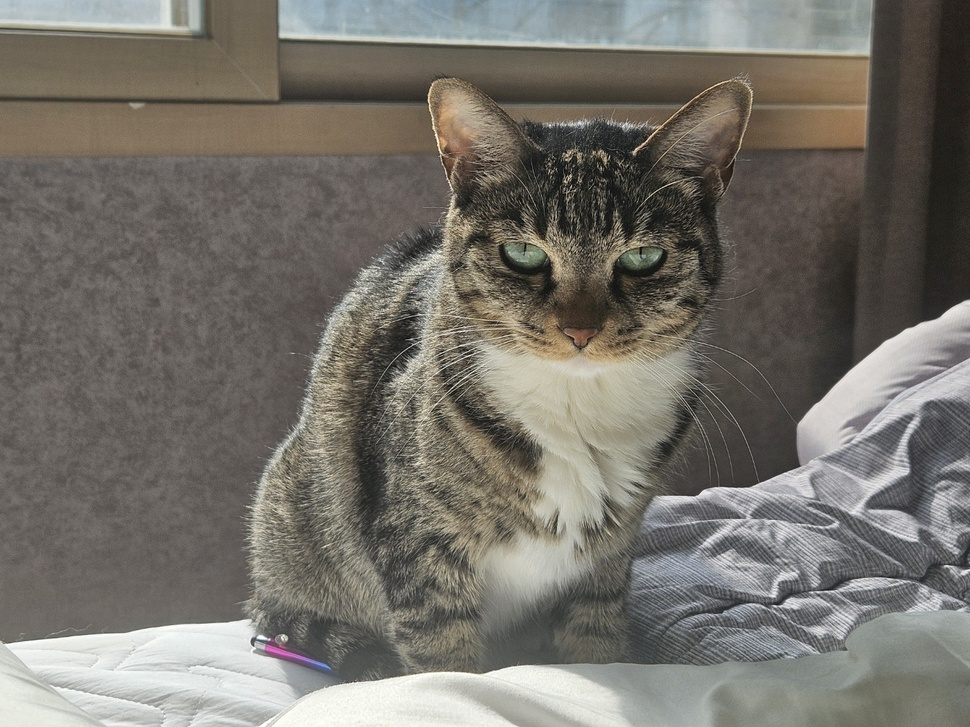
#> input picture ch03/img/cat.jpeg, 970 x 727 px, shrunk from 1400 x 1050 before the run, found by its file name
$ python pro3-3.py
#> lines starting #> are read from the running program, lines starting #| are printed output that depends on the picture; after the words box and inside, x2 and y2 are one past the last pixel; in counts of white or black regions, pixels touching at a corner belong together
# 오츄 알고리즘으로 이진화하기
import cv2 as cv
import sys

img = cv.imread('ch03/img/cat.jpeg')
#> img is the input picture: shape (727, 970, 3); mean B, G, R 107.2, 114.3, 117.9

t, bin_img = cv.threshold(img[:,:,2], 0, 255, cv.THRESH_BINARY+cv.THRESH_OTSU)
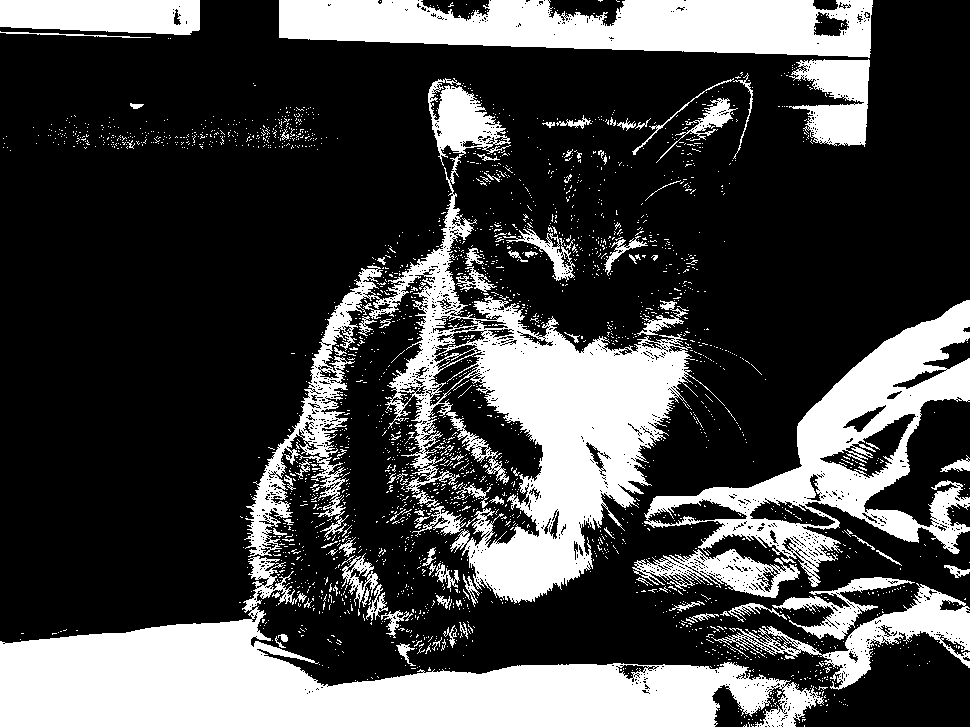
#> bin_img: shape (727, 970); 28.2% white; 2534 white regions (2426 under 20 px), largest, box (x1, y1, x2, y2) and area: (0, 556, 824, 727) 55414, (244, 78, 725, 604) 53321, (279, 0, 873, 58) 25469
#> t = 136
print('오츄 알고리즘이 찾은 최적 임계값 = ', t)
#| 오츄 알고리즘이 찾은 최적 임계값 =  136.0

cv.imshow('R', img[:,:,2])
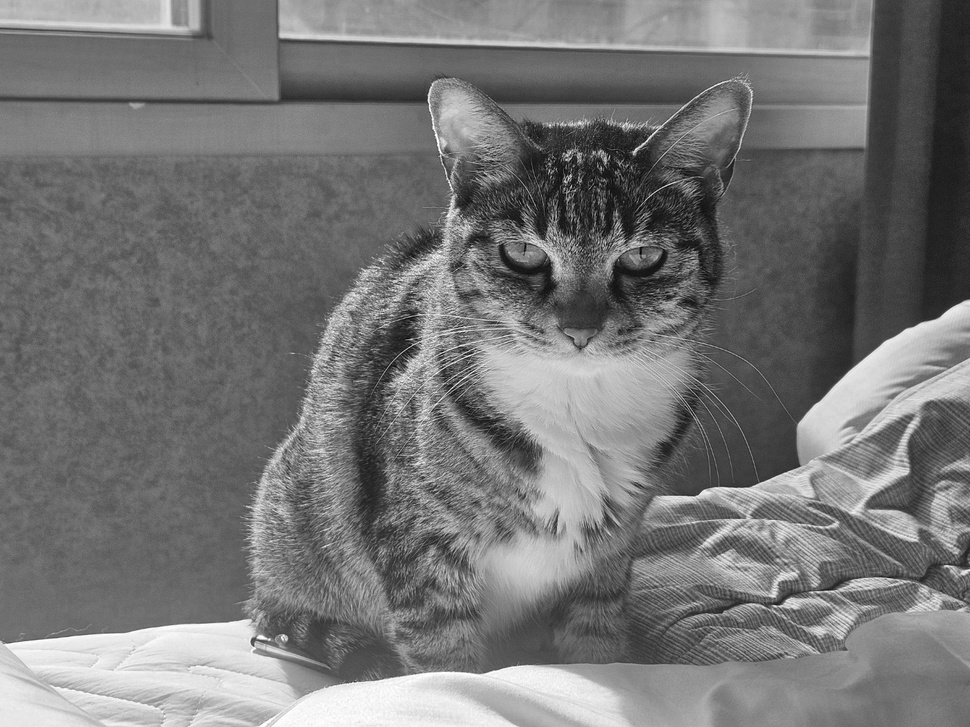
#> window 'R': shape (727, 970); min 3, max 255, mean 117.9
cv.imshow('R', bin_img)

cv.waitKey()
cv.destroyAllWindows()

$ run again, with ch03/img/mistyroad.jpg copied over ch03/img/cat.jpeg
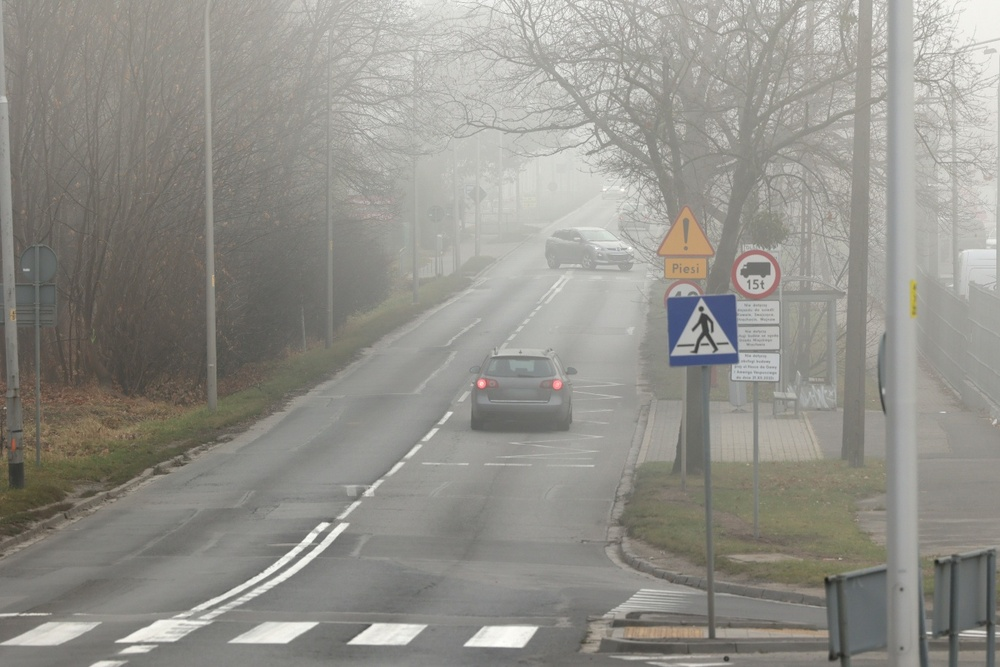
#> input picture ch03/img/mistyroad.jpg, 1000 x 667 px, shrunk from 1368 x 912 before the run, found by its file name
#> img is the input picture: shape (667, 1000, 3); mean B, G, R 138.7, 145, 146.5
#> `t, bin_img = cv.threshold(img[:,:,2], 0, 255, cv.THRESH_BINARY+cv.THRE..`:
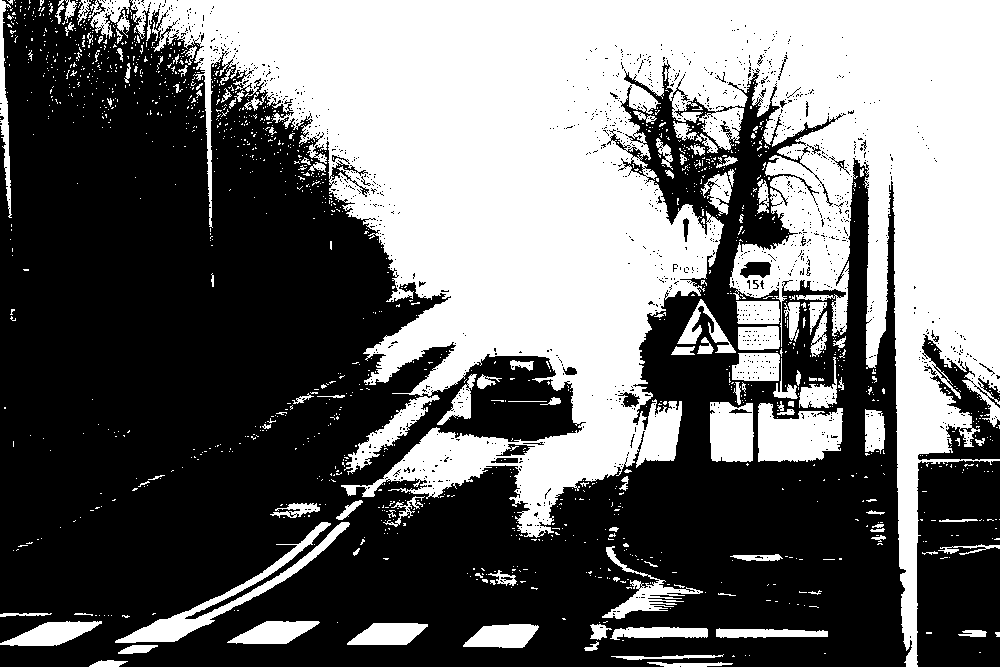
#> bin_img: shape (667, 1000); 42.5% white; 1448 white regions (1327 under 20 px), largest, box (x1, y1, x2, y2) and area: (130, 0, 1000, 667) 240643, (115, 522, 350, 643) 3881, (758, 403, 843, 462) 3794
#> t = 150
#| 오츄 알고리즘이 찾은 최적 임계값 =  150.0
#> `cv.imshow('R', img[:,:,2])`:
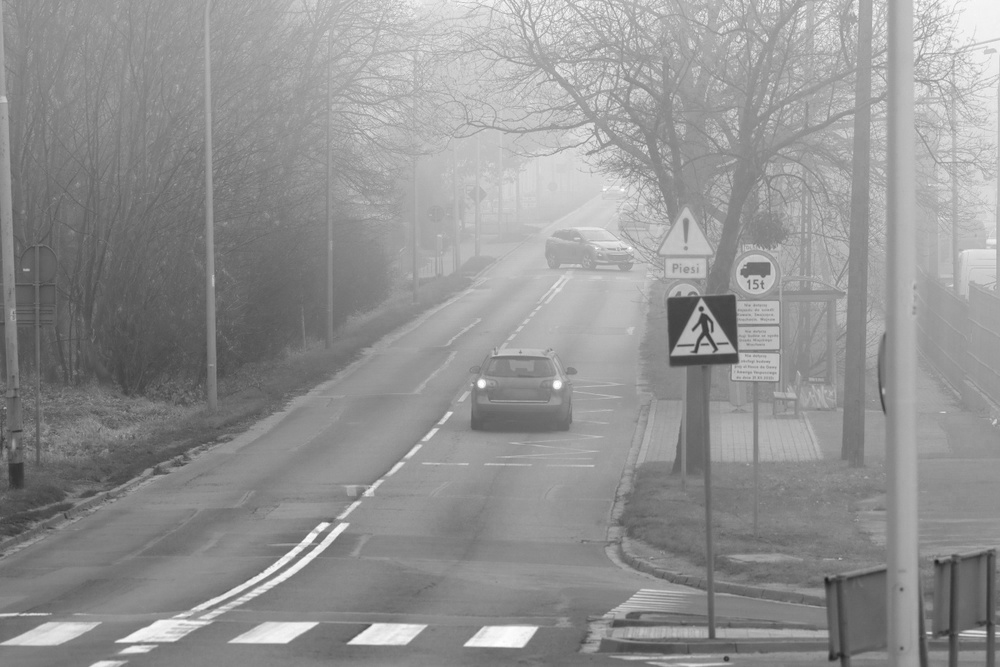
#> window 'R': shape (667, 1000); min 29, max 255, mean 146.5

$ run again, with ch03/img/rose.png saved as ch03/img/cat.jpeg
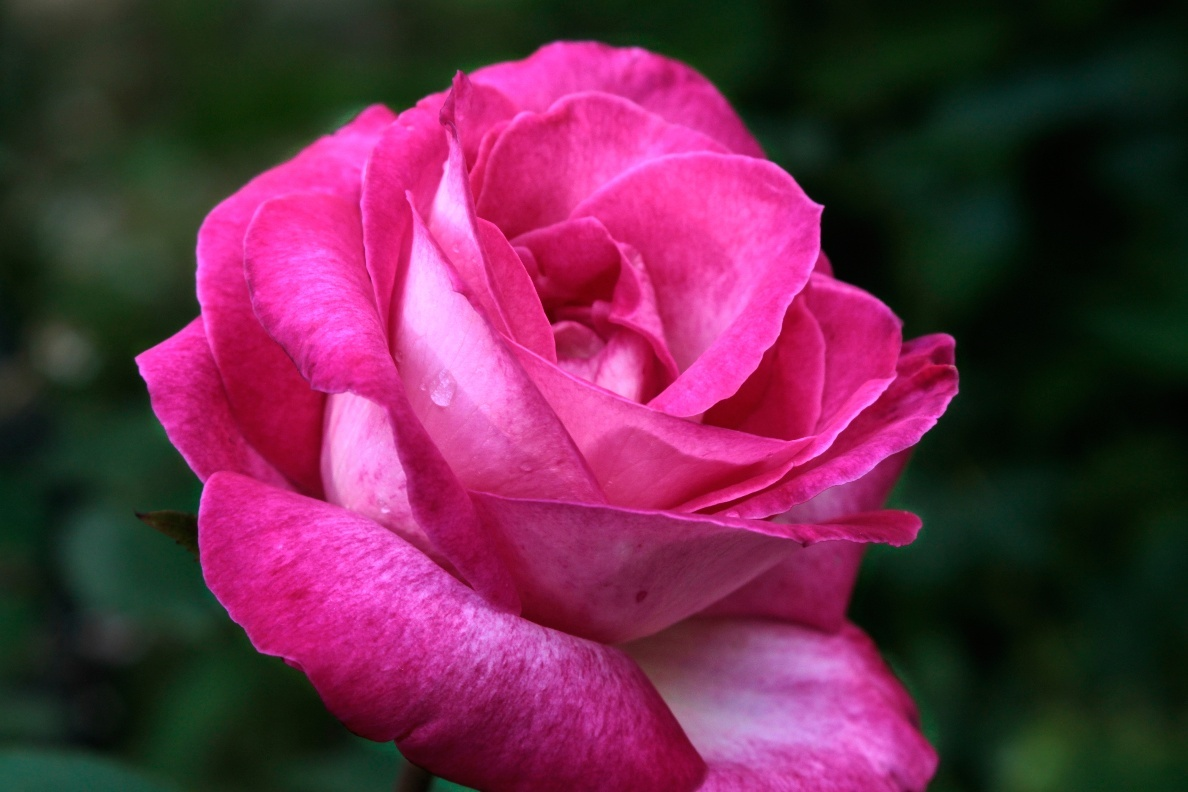
#> input picture ch03/img/rose.png, 1188 x 792 px, found by its file name
#> img is the input picture: shape (792, 1188, 3); mean B, G, R 74.2, 43.7, 103.7
#> `t, bin_img = cv.threshold(img[:,:,2], 0, 255, cv.THRESH_BINARY+cv.THRE..`:
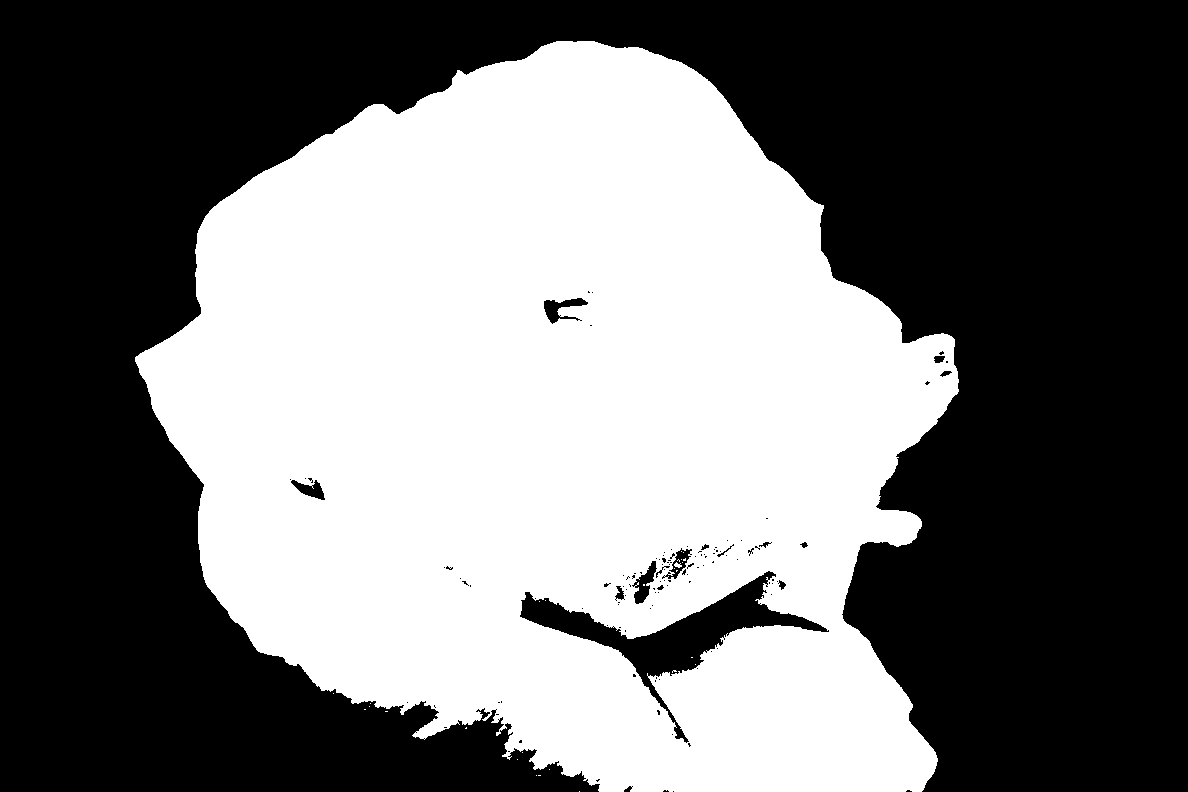
#> bin_img: shape (792, 1188); 45.2% white; 28 white regions (26 under 20 px), largest, box (x1, y1, x2, y2) and area: (135, 41, 959, 792) 425464, (674, 562, 682, 568) 28
#> t = 112
#| 오츄 알고리즘이 찾은 최적 임계값 =  112.0
#> `cv.imshow('R', img[:,:,2])`:
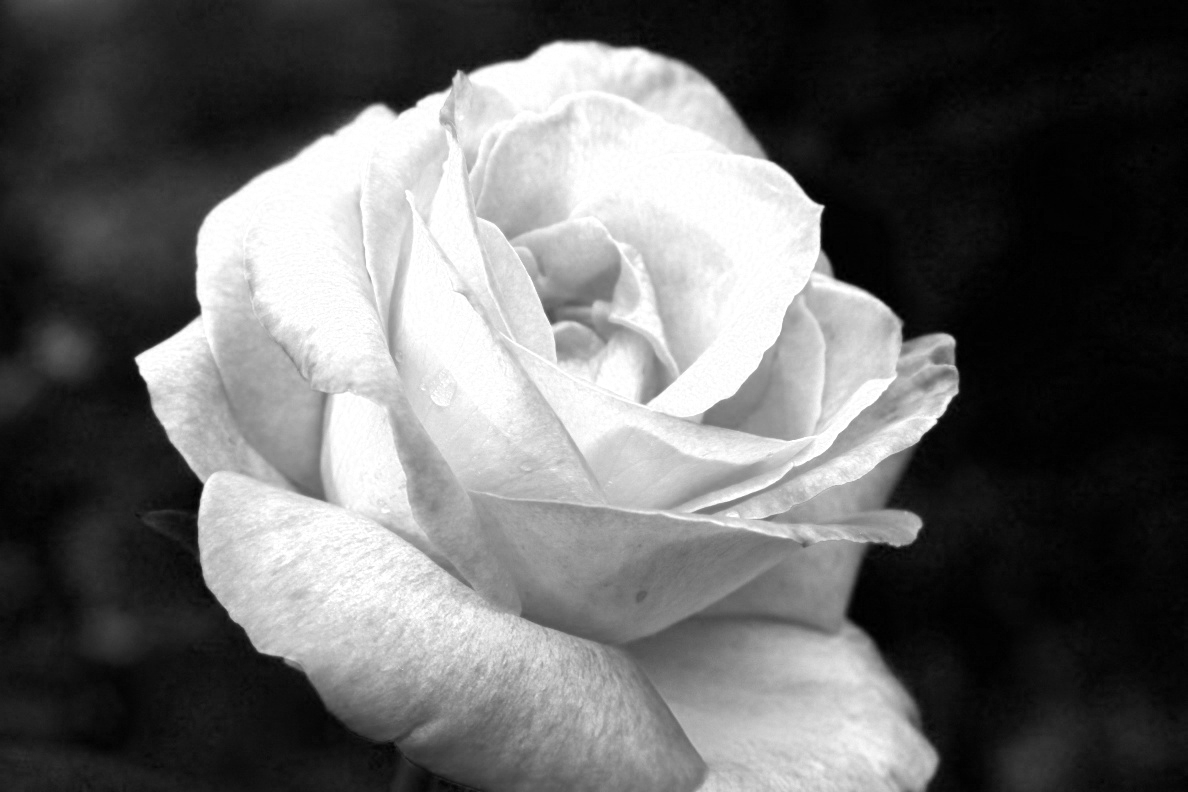
#> window 'R': shape (792, 1188); min 0, max 255, mean 103.7
